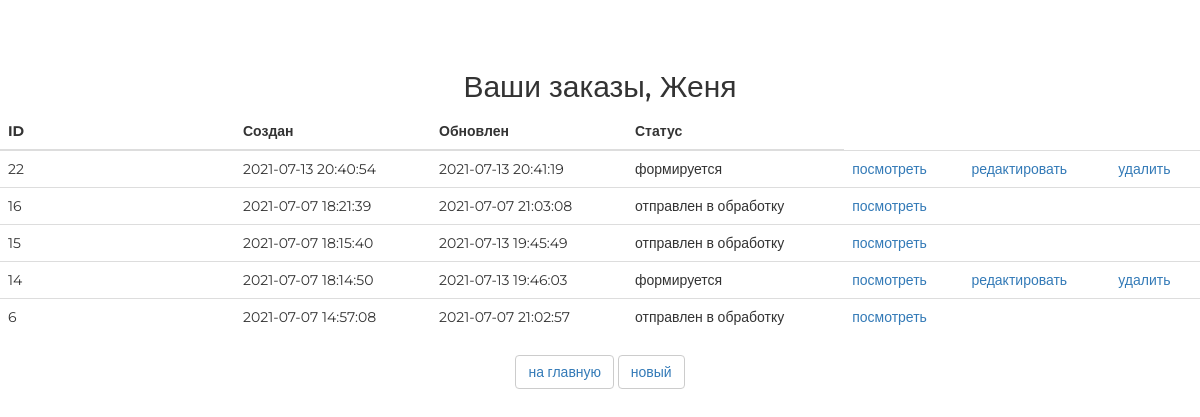
The app's page /orders/ (signed in) with its own data.
### authapp/models.py (models this page shows, shortened)
class ShopUser(AbstractUser):
    avatar = models.ImageField(upload_to='user_avatars', blank=True)
    age = models.PositiveIntegerField(verbose_name='возраст', default=18)
    activation_key = models.CharField(max_length=128, blank=True)
    activation_key_created = models.DateTimeField(auto_now_add=True, blank=True, null=True)

### ordersapp/models.py (models this page shows, shortened)
class Order(models.Model):
    FORMING = 'FM'
    SENT_TO_PROCEED = 'STP'
    PROCEEDED = 'PRD'
    PAID = 'PD'
    READY = 'RDY'
    CANCEL = 'CNC'
    STATUS_CHOICES = (
        (FORMING, 'формируется'),
        (SENT_TO_PROCEED, 'отправлен в обработку'),
        (PAID, 'оплачен'),
        (PROCEEDED, 'обрабатывается'),
        (READY, 'готов к выдаче'),
        (CANCEL, 'отменен'),
    )
    user = models.ForeignKey(get_user_model(), on_delete=models.CASCADE, related_name='orders')
    created = models.DateTimeField(verbose_name='создан', auto_now_add=True)
    updated = models.DateTimeField(verbose_name='обновлен', auto_now=True)
    status = models.CharField(verbose_name='статус',
                              max_length=3,
                              choices=STATUS_CHOICES,
                              default=FORMING)
    is_active = models.BooleanField(verbose_name='активен', default=True)
    @property
    def is_forming(self):
        return self.status == self.FORMING
    class Meta:
        ordering = ('-created',)
        verbose_name = 'заказ'
        verbose_name_plural = 'заказы'

### ordersapp/views.py (the view)
# urls.py: path('', ordersapp.OrderList.as_view(), name='index'),
class OrderList(PageTitleMixin, ListView):
    model = Order
    page_title = 'список заказов'
    def get_queryset(self):
        return self.request.user.orders.all()

### mainapp/context_processors.py (called while the page is built)
def categories(request):
    return {
        'categories': ProductCategory.objects.all()
    }

### ordersapp/views.py (called while the page is built)
    def get_context_data(self, **kwargs):
        context = super().get_context_data(**kwargs)
        context[self.page_title_key] = self.page_title
        return context

### ordersapp/templates/ordersapp/order_list.html
{% extends 'ordersapp/base.html' %}
{% load static %}
{% block container %}
   <div class="h2 text-center head">
       Ваши заказы,
       {% if user.first_name %}{{ user.first_name|title}}{% else %}Пользователь{% endif %}
   </div>
   <table class="table">
       <thead>
         <tr>
           <th>ID</th>
           <th>Создан</th>
           <th>Обновлен</th>
           <th>Статус</th>
         </tr>
       </thead>
       <tbody>
           {% for item in object_list %}
               {% if item.is_active %}
               <tr>
                   <td class="td1 orders_list">{{ item.pk }}</td>
                   <td>{{ item.created|date:"Y-m-d H:i:s" }}</td>
                   <td>{{ item.updated|date:"Y-m-d H:i:s" }}</td>
                   <td>{{ item.get_status_display }}</td>
                   <td>
                       <a href="{% url 'orders:read' item.pk %}">посмотреть</a>
                   </td>
                   <td>
                       {% if item.is_forming %}
                         <a href="{% url 'orders:update' item.pk %}">редактировать</a>
                       {% endif %}
                   </td>
                   <td>
                       {% if item.is_forming %}
                         <a href="{% url 'orders:delete' item.pk %}">удалить</a>
                       {% endif %}
                   </td>
               </tr>
               {% endif %}
           {% endfor %}
       </tbody>
   </table>
    <div class="text-center">
        <button class="btn btn-default btn-round">
           <a href="{% url 'index' %}">на главную</a>
       </button>
       <button class="btn btn-default btn-round">
           <a href="{% url 'orders:create' %}">новый</a>
       </button>
    </div>
{% endblock %}

### geekshop/static/style.css (style rules this page uses)
* { margin: 0; padding: 0; }
body { font-family: 'Montserrat', sans-serif; }
html, body { height: 100%; }
table { width: 100%; }
td:first-child { width: 235px; }
.btn { margin-bottom: 25px; }

### records on screen
ShopUser: first_name "Женя"
Order: pk "22", created "2021-07-13 20:40:54", updated "2021-07-13 20:41:19", status "формируется", shows "редактировать", shows "удалить"
Order: pk "16", created "2021-07-07 18:21:39", updated "2021-07-07 21:03:08", status "отправлен в обработку"
Order: pk "15", created "2021-07-07 18:15:40", updated "2021-07-13 19:45:49", status "отправлен в обработку"
Order: pk "14", created "2021-07-07 18:14:50", updated "2021-07-13 19:46:03", status "формируется", shows "редактировать", shows "удалить"
Order: pk "6", created "2021-07-07 14:57:08", updated "2021-07-07 21:02:57", status "отправлен в обработку"
